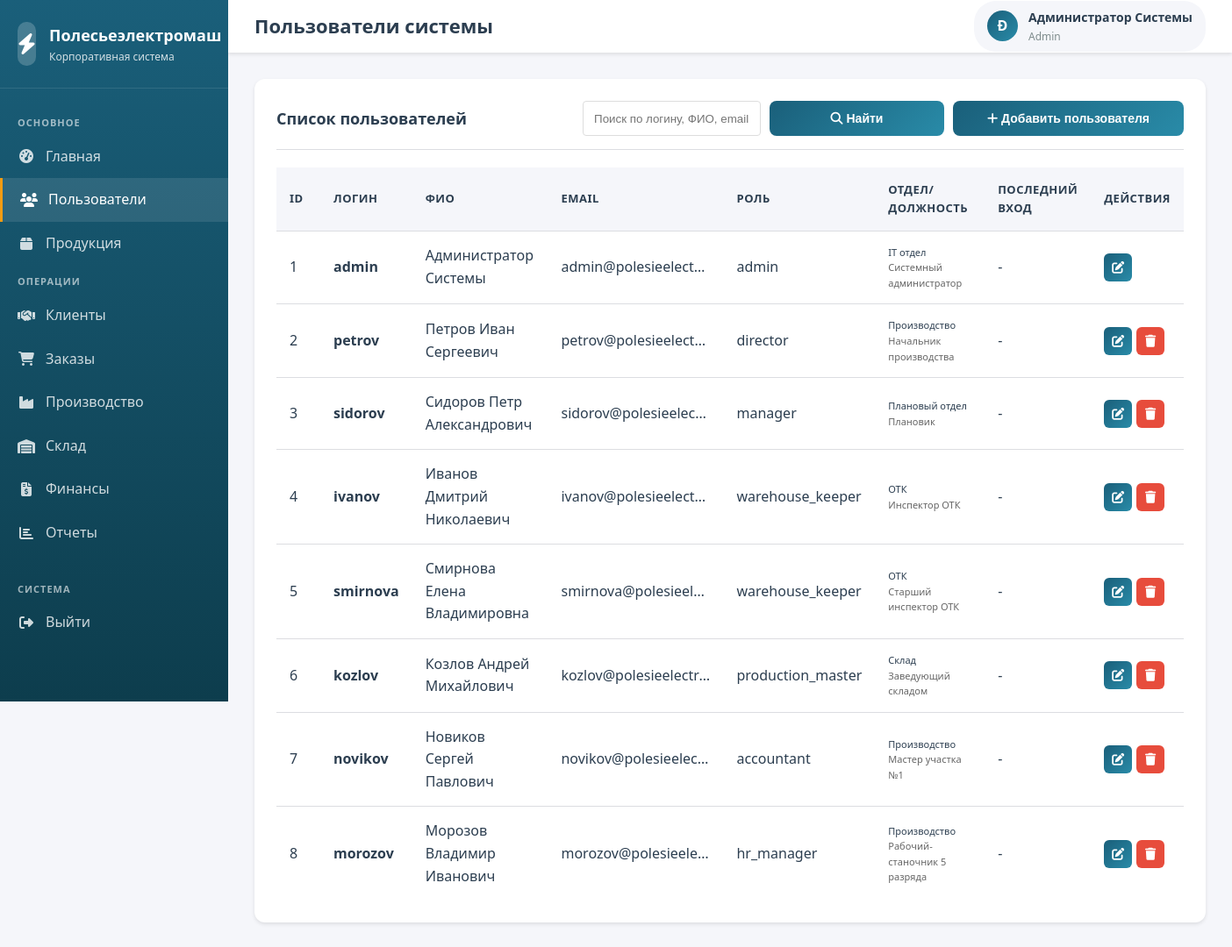
The app's page /modules/users/index.php (signed in) with its own data.
### tables this page shows
CREATE TABLE users (
    id INT AUTO_INCREMENT PRIMARY KEY,
    username VARCHAR(50) NOT NULL UNIQUE,
    password VARCHAR(255) NOT NULL,
    full_name VARCHAR(100) NOT NULL,
    email VARCHAR(100) NOT NULL UNIQUE,
    phone VARCHAR(20),
    role_id INT NOT NULL,
    department VARCHAR(100),
    position VARCHAR(100),
    is_active TINYINT(1) DEFAULT 1,
    last_login TIMESTAMP NULL,
    created_at TIMESTAMP DEFAULT CURRENT_TIMESTAMP,
    updated_at TIMESTAMP DEFAULT CURRENT_TIMESTAMP ON UPDATE CURRENT_TIMESTAMP,
    FOREIGN KEY (role_id) REFERENCES roles(id) ON DELETE RESTRICT
);

CREATE TABLE roles (
    id INT AUTO_INCREMENT PRIMARY KEY,
    role_name VARCHAR(50) NOT NULL UNIQUE,
    role_description TEXT,
    permissions JSON,
    created_at TIMESTAMP DEFAULT CURRENT_TIMESTAMP
);

### includes/config.php (called while the page is built, shortened)
<?php
function isLoggedIn() {
    return isset($_SESSION['user_id']) && isset($_SESSION['user_role']);
}
function hasRole($allowedRoles) {
    return in_array($_SESSION['user_role'], $allowedRoles);
}
?>

### modules/users/index.php (the view, shortened to what this page needs)
<?php
require_once '../../includes/config.php';
$pdo = getDBConnection();
$searchQuery = $_GET['search'] ?? '';
$filterParams = [];
$sql = "SELECT u.*, r.role_name, r.role_description
        FROM users u
        LEFT JOIN roles r ON u.role_id = r.id";
$sql .= " ORDER BY u.created_at DESC";
try {
    $stmt = $pdo->prepare($sql);
    $stmt->execute($filterParams);
    $users = $stmt->fetchAll();
} catch (PDOException $e) {
    $error = 'Ошибка получения данных: ' . $e->getMessage();
    error_log($e->getMessage());
}
$userFullName = $_SESSION['full_name'];
$initials = strtoupper(substr($userFullName, 0, 1));
?>
<!DOCTYPE html>
<html lang="ru">
<head>
    <link rel="stylesheet" href="../../assets/css/style.css">
    <link rel="stylesheet" href="https://cdnjs.cloudflare.com/ajax/libs/font-awesome/6.4.0/css/all.min.css">
</head>
<body>
    <div class="dashboard-container">
        <aside class="sidebar">
            <div class="sidebar-header">
                <div class="sidebar-logo">
                    <div class="logo-icon">
                        <i class="fas fa-bolt"></i>
                    </div>
                    <div class="logo-text">
                        <h2>Полесьеэлектромаш</h2>
                        <p>Корпоративная система</p>
                    </div>
                </div>
            </div>
            <?php
            $basePath = '../../';
            include '../../includes/sidebar.php';
            ?>
        </aside>
        <div class="main-content">
            <header class="header">
                <div class="header-left">
                    <div class="header-title">
                        <h1>Пользователи системы</h1>
                    </div>
                </div>
                <div class="header-right">
                    <div class="user-info">
                        <div class="user-avatar">
                            <?php echo $initials; ?>
                        </div>
                        <div class="user-details">
                            <span class="user-name"><?php echo htmlspecialchars($userFullName); ?></span>
                            <span class="user-role"><?php echo ucfirst($_SESSION['user_role']); ?></span>
                        </div>
                    </div>
                </div>
            </header>
            <div class="content-area">
                <div class="card">
                    <div class="card-header">
                        <h2 class="card-title">Список пользователей</h2>
                        <div style="display: flex; gap: 10px; align-items: center;">
                            <form method="GET" action="" style="display: flex; gap: 10px;">
                                <input type="text" name="search" placeholder="Поиск по логину, ФИО, email..."
                                       value="<?php echo htmlspecialchars($searchQuery); ?>"
                                       style="padding: 8px 12px; border: 1px solid #ddd; border-radius: 4px; width: 300px;">
                                <button type="submit" class="btn btn-primary">
                                    <i class="fas fa-search"></i> Найти
                                </button>
                            </form>
                            <?php if (hasRole(['admin'])): ?>
                                <button class="btn btn-primary" onclick="openCreateModal()">
                                    <i class="fas fa-plus"></i> Добавить пользователя
                                </button>
                            <?php endif; ?>
                        </div>
                    </div>
                    <div class="table-responsive">
                        <table class="data-table">
                            <thead>
                                <tr>
                                    <th style="width: 50px;">ID</th>
                                    <th>Логин</th>
                                    <th>ФИО</th>
                                    <th>Email</th>
                                    <th>Роль</th>
                                    <th>Отдел/Должность</th>
                                    <th style="width: 120px;">Последний вход</th>
                                    <th style="width: 100px;">Действия</th>
                                </tr>
                            </thead>
                            <tbody>
                                <?php if (empty($users)): ?>
                                    <tr>
                                        <td colspan="8" class="text-center">Пользователи не найдены</td>
                                    </tr>
                                <?php else: ?>
                                    <?php foreach ($users as $user): ?>
                                        <tr>
                                            <td><?php echo $user['id']; ?></td>
                                            <td><strong><?php echo htmlspecialchars($user['username']); ?></strong></td>
                                            <td class="user-fullname"><?php echo htmlspecialchars($user['full_name']); ?></td>
                                            <td class="user-email"><?php echo htmlspecialchars($user['email']); ?></td>
                                            <td><?php echo htmlspecialchars($user['role_name'] ?? 'Не назначена'); ?></td>
                                            <td>
                                                <div style="font-size: 11px;">
                                                    <div><?php echo htmlspecialchars($user['department'] ?? '-'); ?></div>
                                                    <div style="color: #666;"><?php echo htmlspecialchars($user['position'] ?? ''); ?></div>
                                                </div>
                                            </td>
                                            <td>
                                                <?php if ($user['last_login']): ?>
                                                    <div style="font-size: 11px;"><?php echo date('d.m.Y', strtotime($user['last_login'])); ?></div>
                                                    <div style="font-size: 10px; color: #666;"><?php echo date('H:i', strtotime($user['last_login'])); ?></div>
                                                <?php else: ?>
                                                    -
                                                <?php endif; ?>
                                            </td>
                                            <td>
                                                <div class="action-buttons">
                                                    <?php if (hasRole(['admin'])): ?>
                                                        <button class="btn btn-sm btn-primary btn-icon"
                                                                onclick="openEditModal(<?php echo $user['id']; ?>)"
                                                                title="Редактировать">
                                                            <i class="fas fa-edit"></i>
                                                        </button>
                                                        <?php if ($user['id'] != $_SESSION['user_id']): ?>
                                                            <button class="btn btn-sm btn-danger btn-icon"
                                                                    onclick="confirmDelete(<?php echo $user['id']; ?>, '<?php echo htmlspecialchars($user['username']); ?>')"
                                                                    title="Удалить">
                                                                <i class="fas fa-trash"></i>
                                                            </button>
                                                        <?php endif; ?>
                                                    <?php endif; ?>
                                                </div>
                                            </td>
                                        </tr>
                                    <?php endforeach; ?>
                                <?php endif; ?>
                            </tbody>
                        </table>
                    </div>
                </div>
            </div>
        </div>
    </div>
</body>
</html>

### includes/sidebar.php (shortened to what this page needs)
<?php
$userRole = $_SESSION['user_role'] ?? 'manager';
$currentMenu = $menuItems[$userRole] ?? $menuItems['manager'];
function isCurrentPage($url) {
    $currentPath = $_SERVER['PHP_SELF'];
    $normalizedUrl = ltrim($url, '/');
    $normalizedPath = ltrim($currentPath, '/');
    return strpos($normalizedPath, $normalizedUrl) !== false ||
           strpos($currentPath, $normalizedUrl) !== false;
}
?>
<nav class="sidebar-menu">
    <?php if (!empty($currentMenu['main'])): ?>
        <div class="menu-category">Основное</div>
        <?php foreach ($currentMenu['main'] as $item): ?>
            <a href="<?php echo $basePath . $item['url']; ?>" class="menu-item <?php echo isCurrentPage($item['url']) ? 'active' : ''; ?>">
                <i class="fas <?php echo $item['icon']; ?>"></i>
                <span><?php echo $item['text']; ?></span>
            </a>
        <?php endforeach; ?>
    <?php endif; ?>
    <?php if (!empty($currentMenu['operations'])): ?>
        <div class="menu-category">Операции</div>
        <?php foreach ($currentMenu['operations'] as $item): ?>
            <a href="<?php echo $basePath . $item['url']; ?>" class="menu-item <?php echo isCurrentPage($item['url']) ? 'active' : ''; ?>">
                <i class="fas <?php echo $item['icon']; ?>"></i>
                <span><?php echo $item['text']; ?></span>
            </a>
        <?php endforeach; ?>
    <?php endif; ?>
    <div class="menu-category" style="margin-top: 20px;">Система</div>
    <a href="<?php echo $basePath; ?>logout.php" class="menu-item">
        <i class="fas fa-sign-out-alt"></i>
        <span>Выйти</span>
    </a>
</nav>

### modules/users/index.php (style rules this page uses)
.action-buttons { display: flex; gap: 5px; }
.btn-icon { padding: 6px 10px; font-size: 14px; }
.user-email { max-width: 200px; overflow: hidden; text-overflow: ellipsis; }
.user-fullname { max-width: 180px; overflow: hidden; text-overflow: ellipsis; }

### records on screen
users: id "1", username "admin", full_name "Администратор Системы", email "admin@polesieelect…", role.role_name "admin", department "IT отдел", position "Системный администратор"
users: id "2", username "petrov", full_name "Петров Иван Сергеевич", email "petrov@polesieelect…", role.role_name "director", department "Производство", position "Начальник производства"
users: id "3", username "sidorov", full_name "Сидоров Петр Александрович", email "sidorov@polesieelec…", role.role_name "manager", department "Плановый отдел", position "Плановик"
users: id "4", username "ivanov", full_name "Иванов Дмитрий Николаевич", email "ivanov@polesieelect…", role.role_name "warehouse_keeper", department "ОТК", position "Инспектор ОТК"
users: id "5", username "smirnova", full_name "Смирнова Елена Владимировна", email "smirnova@polesieel…", role.role_name "warehouse_keeper", department "ОТК", position "Старший инспектор ОТК"
users: id "6", username "kozlov", full_name "Козлов Андрей Михайлович", email "kozlov@polesieelectr…", role.role_name "production_master", department "Склад", position "Заведующий складом"
users: id "7", username "novikov", full_name "Новиков Сергей Павлович", email "novikov@polesieelec…", role.role_name "accountant", department "Производство", position "Мастер участка №1"
users: id "8", username "morozov", full_name "Морозов Владимир Иванович", email "morozov@polesieele…", role.role_name "hr_manager", department "Производство", position "Рабочий-станочник 5 разряда"

### other values on screen
$item['text'] "Главная"
$item['text'] "Пользователи"
$item['text'] "Продукция"
$item['text'] "Клиенты"
$item['text'] "Заказы"
$item['text'] "Производство"
$item['text'] "Склад"
$item['text'] "Финансы"
$item['text'] "Отчеты"
$initials "Ð"
$userFullName "Администратор Системы"
$_SESSION['user_role'] "Admin"
